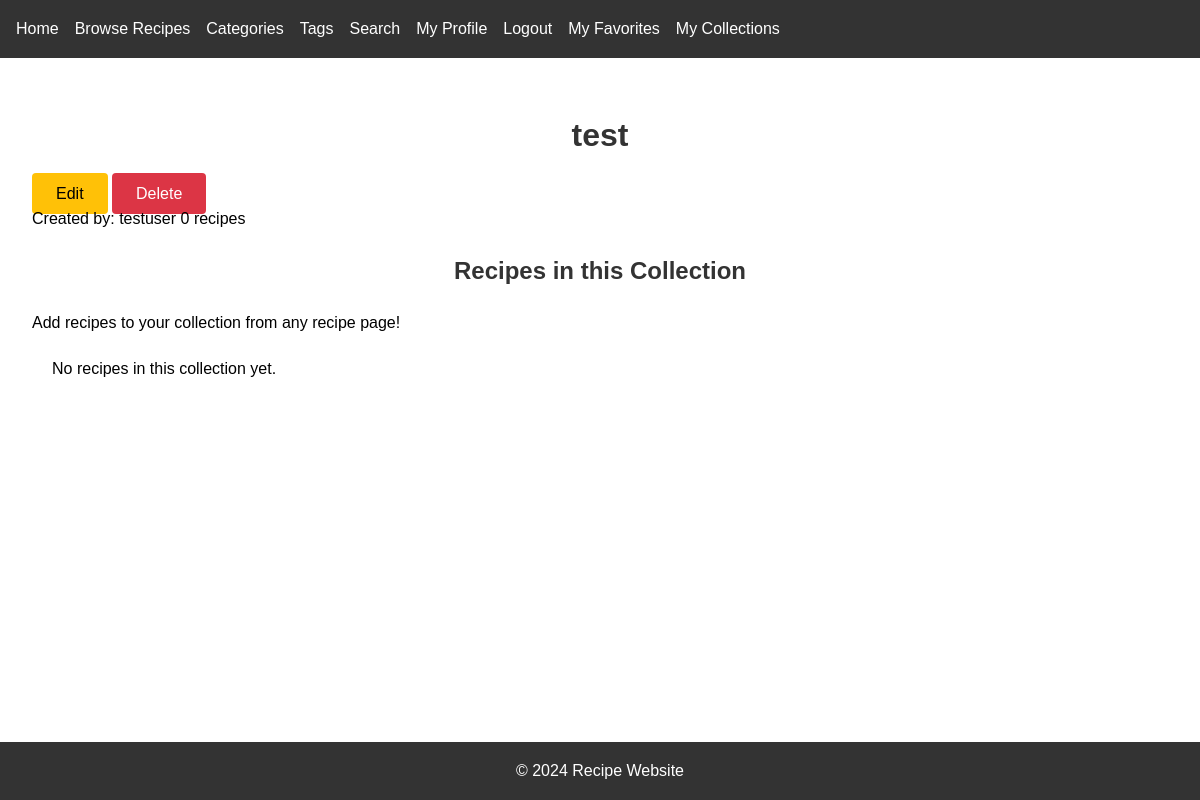
/collections/2/ (signed in), run on the app's committed database.
### recipes/models.py (models this page shows, shortened)
class Collection(models.Model):
    name = models.CharField(max_length=200)
    description = models.TextField(blank=True)
    owner = models.ForeignKey(User, on_delete=models.CASCADE, related_name='collections')
    recipes = models.ManyToManyField(Recipe, related_name='collections')
    is_public = models.BooleanField(default=False)
    created_at = models.DateTimeField(auto_now_add=True)
    updated_at = models.DateTimeField(auto_now=True)
    MAX_FREE_COLLECTIONS = 3
    MAX_RECIPES_PER_COLLECTION = 10
    class Meta:
        ordering = ['-created_at']
    @property
    def recipe_count(self):
        return self.recipes.count()
    def can_add_recipe(self, user):
        if hasattr(user, 'profile') and user.profile.is_premium:
            return True
        return self.recipes.count() < self.MAX_RECIPES_PER_COLLECTION

### recipes/views.py (the view)
# urls.py: path('collections/<int:pk>/', views.collection_detail, name='collection_detail'),
@login_required
def collection_detail(request, pk):
    collection = get_object_or_404(Collection, pk=pk)
    if not collection.is_public and collection.owner != request.user:
        raise PermissionDenied
    can_add = collection.can_add_recipe(request.user)
    return render(request, 'recipes/collection_detail.html', {
        'collection': collection,
        'can_add': can_add,
    })

### templates/recipes/collection_detail.html (shortened to what this page needs)
{% extends 'recipes/base.html' %}
{% load static %}
{% block content %}
<div class="collection-detail">
    <div class="collection-header">
        <h1>{{ collection.name }}</h1>
        {% if collection.owner == request.user %}
            <div class="collection-actions">
                <a href="{% url 'recipes:collection_edit' collection.pk %}" class="btn btn-edit">Edit</a>
                <a href="{% url 'recipes:collection_delete' collection.pk %}" class="btn btn-delete">Delete</a>
            </div>
        {% endif %}
    </div>
    <div class="collection-meta">
        <div class="collection-info">
            <span>Created by: {{ collection.owner.username }}</span>
            <span>{{ collection.recipe_count }} recipes</span>
        </div>
    </div>
    <div class="collection-recipes">
        <h2>Recipes in this Collection</h2>
        {% if collection.owner == request.user %}
            {% if can_add %}
                <p class="add-recipe-prompt">Add recipes to your collection from any recipe page!</p>
            {% else %}
                <div class="upgrade-prompt">
                    <p>Want to add more recipes? <a href="#">Upgrade to Premium</a></p>
                </div>
            {% endif %}
        {% endif %}
        <div class="recipe-grid">
            {% for recipe in collection.recipes.all %}
                <div class="recipe-card">
                    {% if recipe.image %}
                        <img src="{{ recipe.image.url }}" alt="{{ recipe.title }}">
                    {% endif %}
                    <h3>{{ recipe.title }}</h3>
                    <p>{{ recipe.description|truncatewords:20 }}</p>
                    {% if collection.owner == request.user %}
                        <button class="btn btn-remove" onclick="removeFromCollection({{ collection.pk }}, {{ recipe.pk }})">
                            Remove from Collection
                        </button>
                    {% endif %}
                    <a href="{% url 'recipes:recipe_detail' recipe.pk %}" class="btn btn-view">
                        View Recipe
                    </a>
                </div>
            {% empty %}
                <p class="no-recipes">No recipes in this collection yet.</p>
            {% endfor %}
        </div>
    </div>
</div>
{% endblock %}

### static/css/style.css (style rules this page uses)
* { margin: 0; padding: 0; box-sizing: border-box; }
body { font-family: Arial, sans-serif; line-height: 1.6; }
.recipe-grid { display: grid; grid-template-columns: repeat(auto-fill, minmax(300px, 1fr)); gap: 2rem; padding: 20px; }
h1, h2 { text-align: center; color: #333; margin: 20px 0; }
.btn { padding: 0.5rem 1rem; border-radius: 4px; text-decoration: none; color: white; background: #007bff; }
.btn { padding: 0.75rem 1.5rem; border: none; border-radius: 4px; cursor: pointer; font-size: 1rem; text-decoration: none; text-align: center; }
.btn-edit { background: #ffc107; color: #000; }
.btn-delete { background: #dc3545; color: white; }

### data on the page
Collection: name "test", owner.username "testuser", recipe_count "0"
